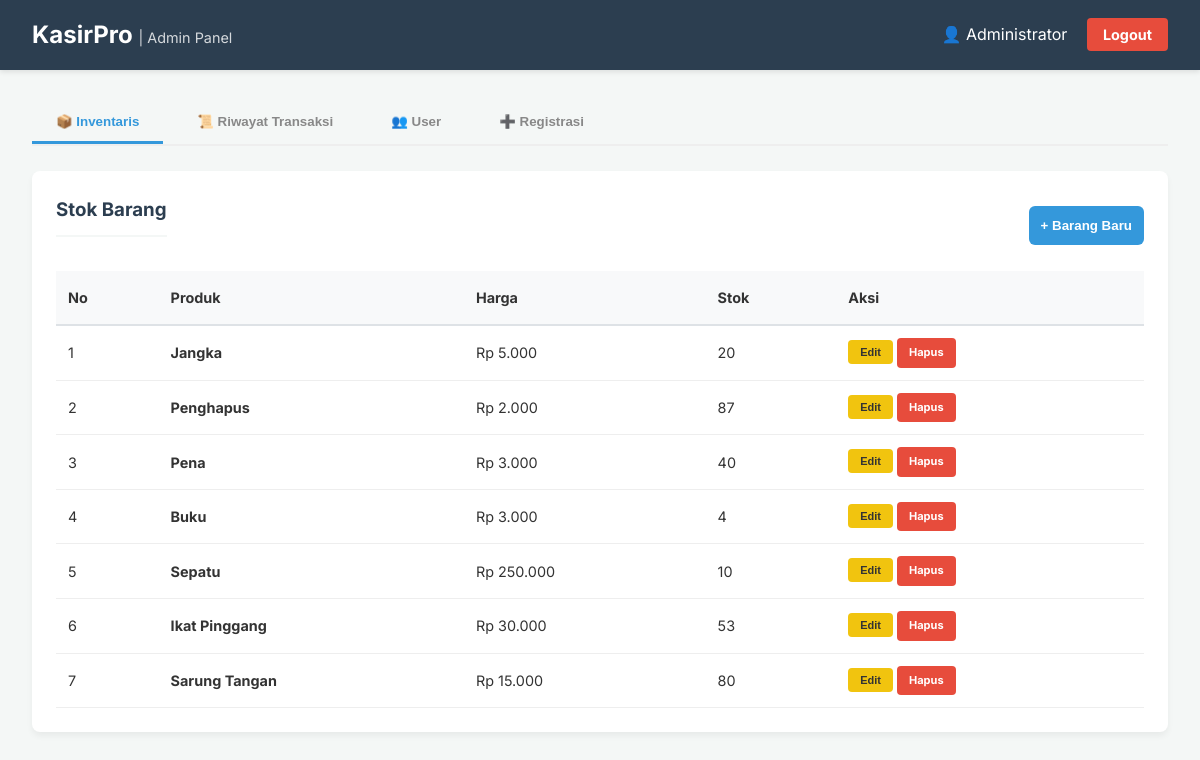
The page /user/admin.php (signed in) on the database its author committed.
### tables this page shows
CREATE TABLE `produk` (
  `ProdukID` int(11) NOT NULL,
  `NamaProduk` varchar(255) NOT NULL,
  `Harga` decimal(10,2) NOT NULL,
  `Stok` int(11) NOT NULL,
  `Status` enum('Tersedia','Dihapus') DEFAULT 'Tersedia'
);

### user/admin.php (the view, shortened to what this page needs)
<?php
include "../config.php";
?>
<!DOCTYPE html>
<html lang="id">
<head>
    <link rel="stylesheet" href="style1.css">
</head>
<body>
<div class="navbar no-print">
    <h2>KasirPro <span>| Admin Panel</span></h2>
    <div>
        <span style="margin-right:15px">👤 <?php echo htmlspecialchars($_SESSION['nama'] ?? 'Admin'); ?></span>
        <a href="../logout.php" class="btn-logout" onclick="return confirm('Keluar?')">Logout</a>
    </div>
</div>
<div class="main-content">
    <div class="tab-menu no-print">
        <button class="tab-btn active" onclick="openTab(event, 'inventory')">📦 Inventaris</button>
        <button class="tab-btn" onclick="openTab(event, 'history')">📜 Riwayat Transaksi</button>
        <button class="tab-btn" onclick="openTab(event, 'users')">👥 User</button>
        <button class="tab-btn" onclick="openTab(event, 'registration')">➕ Registrasi</button>
    </div>
    <div id="inventory" class="tab-content active">
        <div class="card">
            <div style="display:flex; justify-content:space-between; align-items:center; margin-bottom:15px;">
                <h3>Stok Barang</h3>
                <button onclick="openModal('produkModal')" class="btn-primary">+ Barang Baru</button>
            </div>
            <table>
                <thead>
                    <tr><th>No</th><th>Produk</th><th>Harga</th><th>Stok</th><th class="aksi-kolom">Aksi</th></tr>
                </thead>
                <tbody>
                    <?php
                    $no = 1;
                    $data = mysqli_query($koneksi, "SELECT * FROM produk WHERE Status='Tersedia' ORDER BY ProdukID DESC");
                    while($r = mysqli_fetch_assoc($data)){ ?>
                    <tr>
                        <td><?php echo $no++; ?></td>
                        <td><strong><?php echo $r['NamaProduk']; ?></strong></td>
                        <td>Rp <?php echo number_format($r['Harga'], 0,',','.'); ?></td>
                        <td><?php echo $r['Stok']; ?></td>
                        <td class="aksi-kolom">
                            <button onclick="editBarang(<?php echo htmlspecialchars(json_encode($r)); ?>)" class="btn-warning-small">Edit</button>
                            <a href="?hapus_produk=<?php echo $r['ProdukID']; ?>" class="btn-danger-small" onclick="return confirm('Yakin ingin menghapus produk ini? Produk tidak akan benar-benar hilang dari database riwayat.')">Hapus</a>
                        </td>
                    </tr>
                    <?php } ?>
                </tbody>
            </table>
        </div>
    </div>
</div>
</body>
</html>

### user/style1.css (style rules this page uses)
:root { --primary-color: #2c3e50; --accent-color: #3498db; --success-color: #27ae60; --warning-color: #f1c40f; --danger-color: #e74c3c; --light-bg: #f4f7f6; --border-color: #ddd; --white: #ffffff; --shadow: 0 4px 6px rgba(0,0,0,0.05); }
body { font-family: 'Inter', -apple-system, sans-serif; background-color: var(--light-bg); margin: 0; color: #333; line-height: 1.6; }
.navbar { background-color: var(--primary-color); color: white; padding: 1rem 2rem; display: flex; justify-content: space-between; align-items: center; box-shadow: 0 2px 5px rgba(0,0,0,0.1); }
.navbar h2 { margin: 0; font-size: 1.5rem; }
.navbar h2 span { font-weight: 400; font-size: 0.9rem; opacity: 0.8; }
.btn-logout { background-color: var(--danger-color); color: white !important; padding: 8px 16px; text-decoration: none; border-radius: 4px; font-weight: bold; font-size: 0.9rem; transition: 0.3s; }
.main-content { padding: 2rem; max-width: 1200px; margin: 0 auto; }
.card { background: var(--white); border-radius: 8px; padding: 1.5rem; margin-bottom: 2rem; box-shadow: var(--shadow); }
.card h3 { margin-top: 0; border-bottom: 2px solid var(--light-bg); padding-bottom: 10px; color: var(--primary-color); }
.tab-menu { display: flex; gap: 10px; margin-bottom: 25px; border-bottom: 2px solid #eee; }
.tab-btn { padding: 12px 24px; border: none; background: none; cursor: pointer; font-weight: 600; color: #888; border-bottom: 3px solid transparent; transition: 0.3s ease; }
.tab-btn.active { color: var(--accent-color); border-bottom-color: var(--accent-color); }
table { width: 100%; border-collapse: collapse; margin-top: 10px; }
table th { background-color: #f8f9fa; padding: 15px 12px; text-align: left; border-bottom: 2px solid #dee2e6; font-size: 0.9rem; }
table td { padding: 12px; border-bottom: 1px solid #eee; font-size: 0.9rem; }
.btn-primary { background: var(--accent-color); color: white; border: none; padding: 12px; border-radius: 6px; cursor: pointer; font-weight: bold; transition: 0.3s; }
.btn-warning-small, .btn-danger-small { padding: 6px 12px; border-radius: 4px; text-decoration: none; font-size: 11px; font-weight: bold; display: inline-block; border: none; cursor: pointer; }
.btn-warning-small { background: var(--warning-color); color: #333; }
.btn-danger-small { background: var(--danger-color); color: white; }

### user/admin.php (style rules this page uses)
.tab-content { display: none; }
.tab-content.active { display: block; }

### rows shown on the page
produk: NamaProduk "Jangka", Harga "5.000", Stok "20"
produk: NamaProduk "Penghapus", Harga "2.000", Stok "87"
produk: NamaProduk "Pena", Harga "3.000", Stok "40"
produk: NamaProduk "Buku", Harga "3.000", Stok "4"
produk: NamaProduk "Sepatu", Harga "250.000", Stok "10"
produk: NamaProduk "Ikat Pinggang", Harga "30.000", Stok "53"
produk: NamaProduk "Sarung Tangan", Harga "15.000", Stok "80"

### other values the page prints
$_SESSION['nama'] "Administrator"
